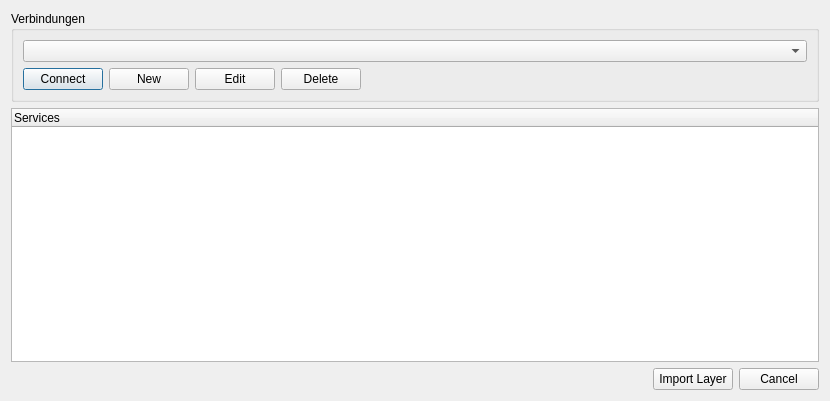
<?xml version="1.0" encoding="UTF-8"?>
<ui version="4.0">
 <class>Connector</class>
 <widget class="QDialog" name="Connector">
  <property name="geometry">
   <rect>
    <x>0</x>
    <y>0</y>
    <width>830</width>
    <height>401</height>
   </rect>
  </property>
  <property name="windowTitle">
   <string>Connector</string>
  </property>
  <layout class="QVBoxLayout" name="verticalLayout_3">
   <item>
    <layout class="QGridLayout" name="gridLayout_2">
     <item row="0" column="0">
      <widget class="QGroupBox" name="groupBox">
       <property name="title">
        <string>Verbindungen</string>
       </property>
       <layout class="QVBoxLayout" name="verticalLayout_2">
        <item>
         <layout class="QVBoxLayout" name="verticalLayout">
          <item>
           <widget class="QComboBox" name="connections"/>
          </item>
          <item>
           <layout class="QHBoxLayout" name="horizontalLayout_3">
            <item>
             <widget class="QPushButton" name="connectButton">
              <property name="text">
               <string>Connect</string>
              </property>
             </widget>
            </item>
            <item>
             <widget class="QPushButton" name="newButton">
              <property name="text">
               <string>New</string>
              </property>
             </widget>
            </item>
            <item>
             <widget class="QPushButton" name="editButton">
              <property name="text">
               <string>Edit</string>
              </property>
             </widget>
            </item>
            <item>
             <widget class="QPushButton" name="deleteButton">
              <property name="text">
               <string>Delete</string>
              </property>
             </widget>
            </item>
            <item>
             <spacer name="horizontalSpacer_2">
              <property name="orientation">
               <enum>Qt::Horizontal</enum>
              </property>
              <property name="sizeHint" stdset="0">
               <size>
                <width>40</width>
                <height>20</height>
               </size>
              </property>
             </spacer>
            </item>
           </layout>
          </item>
         </layout>
        </item>
       </layout>
      </widget>
     </item>
    </layout>
   </item>
   <item>
    <layout class="QHBoxLayout" name="horizontalLayout_2">
     <item>
      <widget class="QTreeWidget" name="treeView">
       <column>
        <property name="text">
         <string>Services</string>
        </property>
       </column>
      </widget>
     </item>
    </layout>
   </item>
   <item>
    <layout class="QHBoxLayout" name="horizontalLayout">
     <item>
      <spacer name="horizontalSpacer">
       <property name="orientation">
        <enum>Qt::Horizontal</enum>
       </property>
       <property name="sizeHint" stdset="0">
        <size>
         <width>40</width>
         <height>20</height>
        </size>
       </property>
      </spacer>
     </item>
     <item>
      <widget class="QPushButton" name="importLayers">
       <property name="text">
        <string>Import Layer</string>
       </property>
      </widget>
     </item>
     <item>
      <widget class="QPushButton" name="cancelButton">
       <property name="text">
        <string>Cancel</string>
       </property>
      </widget>
     </item>
    </layout>
   </item>
  </layout>
 </widget>
 <tabstops>
  <tabstop>importLayers</tabstop>
  <tabstop>cancelButton</tabstop>
 </tabstops>
 <resources/>
 <connections/>
</ui>
